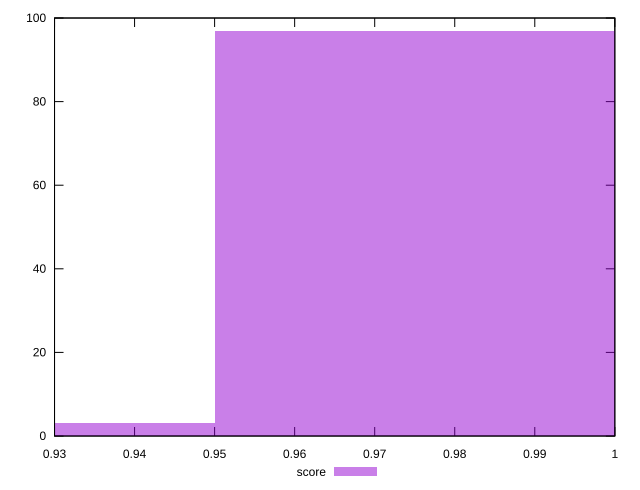

Here is the gnuplot script that generated this plot:
reset

$score <<EOF
0.9 3
1 97
EOF

set key outside below
set boxwidth 0.1
set xrange [0.93:1]
set yrange [0:100]
set trange [0:100]
set style fill transparent solid 0.5 noborder
set terminal svg size 640, 490 enhanced background rgb 'white'
set output "report/report_00029_2021-02-24T13-36-40.390Z/unused-css-rules/samples/agenda/score/histogram.svg"

plot $score title "score" with boxes

reset
